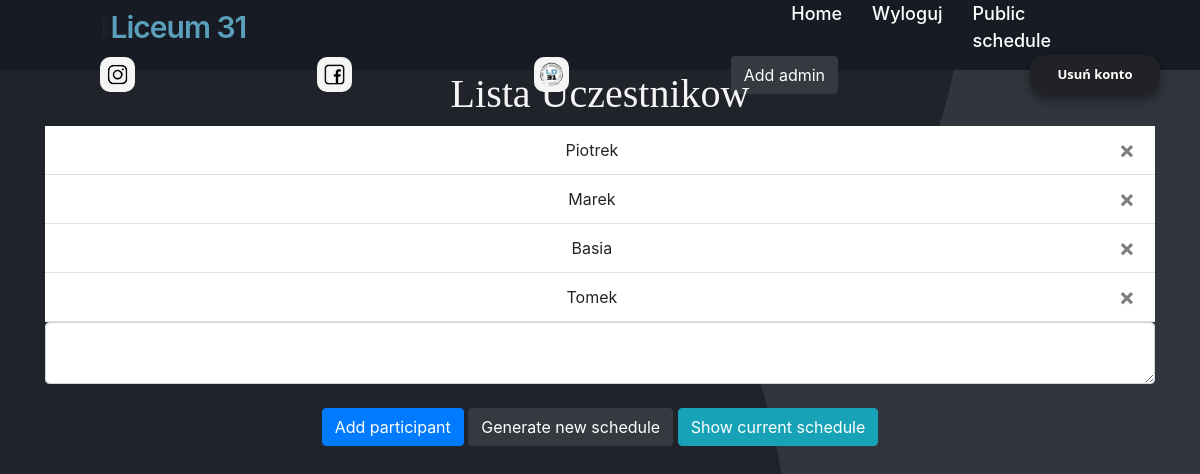
Screenshot of /generator (signed in) with the database file from the repository.
### website/models.py (models this page shows)
class Player(db.Model):
    id = db.Column(db.Integer,primary_key=True)
    name = db.Column(db.String(100000))
    user_id = db.Column(db.Integer,db.ForeignKey('user.id'))

### website/views.py (the view, shortened to what this page needs)
@views.route('/generator',methods = ['GET','POST'])
@login_required
def GetPlayers():
    return render_template("generator.html",user=current_user)

### website/__init__.py (called while the page is built)
def create_app():
    app = Flask(__name__)
    app.config['SECRET_KEY'] = 'kjabwdlajbal'
    app.config['SQLALCHEMY_DATABASE_URI'] = f'sqlite:///{DB_NAME}'
    db.init_app(app)  # inicjowanie bazy danych dla aplikacji
    from .views import views
    from .auth import auth
    app.register_blueprint(views, url_prefix='/')
    app.register_blueprint(auth, url_prefix='/')
    from .models import User,Player
    create_datebase(app)
    login_manager = LoginManager()
    login_manager.login_view = 'auth.login'
    login_manager.init_app(app)
    @login_manager.user_loader
    def load_user(id):
        return User.query.get(int(id))
    return app

### website/templates/generator.html
{% extends "base.html" %} {% block title %}Generator Terminarza{% endblock %} {% block
  content %}
  <h1 align="center">Lista Uczestnikow</h1>
  <ol class="list-group list-group-flush" id="notes">
    {% for player in user.players %}
    <li align="center" class="list-group-item">
     {{player.name}}
      <button type="button" class="close" onClick="deletePlayer({{player.id}})">
        <span aria-hidden="true">&times;</span>
      </button>
    </li>
    {% endfor %}
  </ol>
  <form method="POST">
    <textarea name="name" it="name" class="form-control"></textarea>
    <br />
    <div align="center">
      <button type="submit" class="btn btn-primary">Add participant</button>
      <a type="button" href="/generate" class="btn btn-dark">Generate new schedule</a>
      <a type="button" href="/schedule" class="btn btn-info">Show current schedule</a>
    </div>
  </form>
  {% endblock %}

### website/static/style.css (style rules this page uses)
body { background-image: url("../static/bgp.png"); }
a { color: #fff; font-size: 15px; font-weight: 500; text-decoration: none; }
h1 { color: whitesmoke; font-family: 'Gluten', cursive; }

### rows the page displays
Player: name "Piotrek"
Player: name "Marek"
Player: name "Basia"
Player: name "Tomek"
